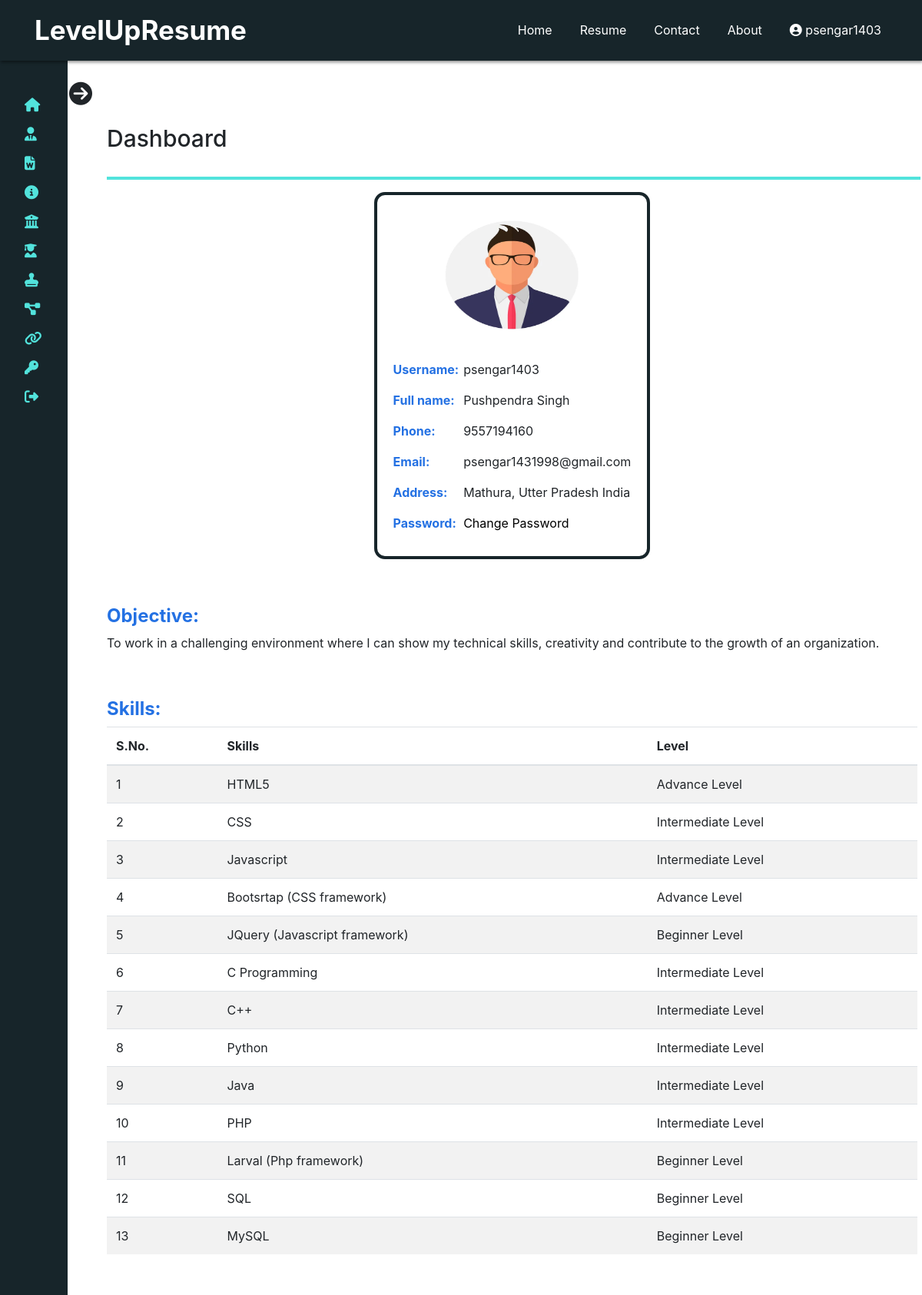
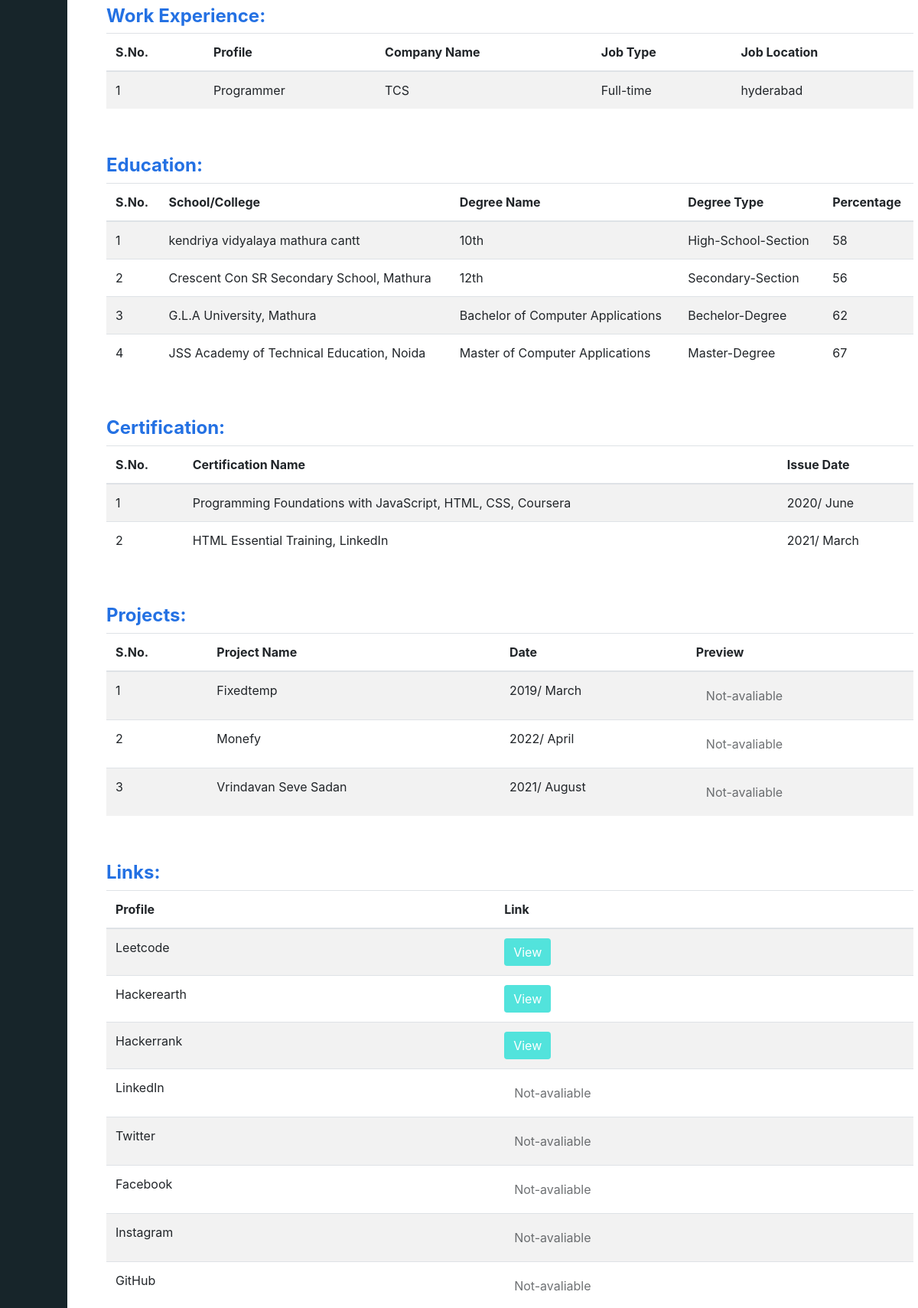
/user/index.php (signed in, upper part), run on the app's committed database (2 pictures, top to bottom).
### tables this page shows
CREATE TABLE `userpersonaldetails` (
  `sno` int(11) NOT NULL,
  `userimage` longblob NOT NULL,
  `username` varchar(100) NOT NULL,
  `fullname` varchar(100) NOT NULL,
  `phone` varchar(12) NOT NULL,
  `email` varchar(100) NOT NULL,
  `location` varchar(100) NOT NULL,
  `country` varchar(100) NOT NULL,
  `objective` text NOT NULL,
  `userpassword` varchar(100) NOT NULL
);

CREATE TABLE `skills` (
  `sno` int(11) NOT NULL,
  `skillname` varchar(50) NOT NULL,
  `skilllevel` varchar(20) NOT NULL,
  `userid` int(11) NOT NULL
);

CREATE TABLE `workexperience` (
  `sno` int(11) NOT NULL,
  `companyname` varchar(255) NOT NULL,
  `jobtitle` varchar(255) NOT NULL,
  `employeetype` varchar(50) NOT NULL,
  `joblocation` varchar(255) NOT NULL,
  `startmonth` varchar(50) NOT NULL,
  `startyear` varchar(50) NOT NULL,
  `endmonth` varchar(50) DEFAULT NULL,
  `endyear` varchar(50) DEFAULT NULL,
  `currentlyworkhere` varchar(10) NOT NULL DEFAULT 'no',
  `description` text DEFAULT NULL,
  `userid` int(11) NOT NULL
);

CREATE TABLE `education` (
  `sno` int(11) NOT NULL,
  `schoolname` varchar(255) NOT NULL,
  `degreetype` varchar(50) NOT NULL,
  `degreename` varchar(255) NOT NULL,
  `startyear` varchar(50) NOT NULL,
  `startmonth` varchar(50) NOT NULL,
  `endyear` varchar(50) NOT NULL,
  `endmonth` varchar(50) NOT NULL,
  `persent` int(11) NOT NULL,
  `userid` int(11) NOT NULL
);

CREATE TABLE `certificates` (
  `sno` int(11) NOT NULL,
  `certificatename` varchar(255) NOT NULL,
  `certificateissuedateyear` varchar(255) NOT NULL,
  `certificateissuedatemonth` varchar(255) NOT NULL,
  `certificateurl` text NOT NULL,
  `userid` int(11) NOT NULL
);

CREATE TABLE `project` (
  `sno` int(11) NOT NULL,
  `projectname` varchar(255) NOT NULL,
  `projecttype` varchar(255) NOT NULL,
  `projectcompleteyear` varchar(255) NOT NULL,
  `projectcompletemonth` varchar(255) NOT NULL,
  `projectdiscp` varchar(255) NOT NULL,
  `projecturl` varchar(255) NOT NULL,
  `userid` int(11) NOT NULL
);

### user/index.php (the view, shortened to what the rows shown need)
<?php
include '../dbconnection.php';
$userid = $_SESSION['user_id'];
?>
<!doctype html>
<html lang="en">
<head>
    <link rel="stylesheet" href="https://cdn.jsdelivr.net/npm/bootstrap@4.5.3/dist/css/bootstrap.min.css"
>
    <link rel="stylesheet" href="css/UserStyle.css">
    <link rel="stylesheet" href="css/mediaqueries.css">
</head>
<body>
    <div class="main-containt deshboard">
        <div class="container">
            <h1>Dashboard</h1>
            <?php
            $basicsql = "SELECT * FROM `userpersonaldetails` WHERE sno =" . $userid;
            $result1 = mysqli_query($conn, $basicsql);
            $row1 = mysqli_fetch_array($result1);
            ?>
            <div class="deshboard-first">
                <div class="row personal-details">
                    <div class="md-col-12 m-auto">
                        <table style="margin-top: 20px;">
                            <tbody>
                                <tr>
                                    <td>
                                        <p><?php echo $row1['username']; ?></p>
                                    </td>
                                </tr>
                                <tr>
                                    <td>
                                        <p><?php echo $row1['fullname']; ?></p>
                                    </td>
                                </tr>
                                <tr>
                                    <td>
                                        <p><?php echo $row1['phone']; ?></p>
                                    </td>
                                </tr>
                                <tr>
                                    <td>
                                        <p><?php echo $row1['email']; ?></p>
                                    </td>
                                </tr>
                                <tr>
                                    <td>
                                        <p><?php echo $row1['location'] ." ".$row1['country']; ?></p>
                                    </td>
                                </tr>
                            </tbody>
                        </table>
                    </div>
                </div>
            </div>
            <div class="userIntro">
                <h4>Objective:</h4>
                <p><?php echo $row1['objective']; ?></p>
            </div>
            <div class="userSkills">
                <?php
                $skillsql = "SELECT * FROM `skills` WHERE userid =" . $userid;
                $result2 = mysqli_query($conn, $skillsql);
                ?>
                <table class="table table-striped">
                    <thead>
                        <tr>
                            <th scope="col">S.No.</th>
                            <th scope="col">Skills</th>
                            <th scope="col">Level</th>
                        </tr>
                    </thead>
                    <tbody>
                        <?php
                        $count1 = 0;
                        while ($row2 = mysqli_fetch_array($result2)) {
                            $count1 = $count1 + 1;
                        ?>
                        <tr>
                            <td><?php echo $count1; ?></td>
                            <td><?php echo $row2['skillname']; ?></td>
                            <td><?php echo $row2['skilllevel']; ?></td>
                        </tr>
                        <?php
                        } ?>
                    </tbody>
                </table>
            </div>
            <div class="userExperience">
                <?php
                $exprisql = "SELECT * FROM `workexperience` WHERE userid =" . $userid;
                $result3 = mysqli_query($conn, $exprisql);
                ?>
                <table class="table table-striped">
                    <thead>
                        <tr>
                            <th scope="col">S.No.</th>
                            <th scope="col">Profile</th>
                            <th scope="col">Company Name</th>
                            <th scope="col">Job Type</th>
                            <th scope="col">Job Location</th>
                        </tr>
                    </thead>
                    <tbody>
                        <?php
                        $count2 = 0;
                        while ($row3 = mysqli_fetch_array($result3)) {
                            $count2 = $count2 + 1;
                        ?>
                        <tr>
                            <td><?php echo $count2; ?></td>
                            <td><?php echo $row3['jobtitle']; ?></td>
                            <td><?php echo $row3['companyname']; ?></td>
                            <td><?php echo $row3['employeetype']; ?></td>
                            <td> <?php echo $row3['joblocation']; ?></td>
                        </tr>
                        <?php
                        } ?>
                    </tbody>
                </table>
            </div>
            <div class="userEducation">
                <?php
                $eduasql = "SELECT * FROM `education` WHERE userid =" . $userid;
                $result4 = mysqli_query($conn, $eduasql);
                ?>
                <table class="table table-striped">
                    <thead>
                        <tr>
                            <th scope="col">S.No.</th>
                            <th scope="col">School/College</th>
                            <th scope="col">Degree Name</th>
                            <th scope="col">Degree Type</th>
                            <th scope="col">Percentage</th>
                        </tr>
                    </thead>
                    <tbody>
                        <?php
                        $count3 = 0;
                        while ($row4 = mysqli_fetch_array($result4)) {
                            $count3 = $count3 + 1;
                        ?>
                        <tr>
                            <td><?php echo $count3; ?></td>
                            <td><?php echo $row4['schoolname']; ?></td>
                            <td><?php echo $row4['degreename']; ?></td>
                            <td><?php echo $row4['degreetype']; ?></td>
                            <td><?php echo $row4['persent']; ?></td>
                        </tr>
                        <?php
                        } ?>
                    </tbody>
                </table>
            </div>
            <div class="userCertification">
                <?php
                $certisql = "SELECT * FROM `certificates` WHERE userid =" . $userid;
                $result5 = mysqli_query($conn, $certisql);
                ?>
                <table class="table table-striped">
                    <thead>
                        <tr>
                            <th scope="col">S.No.</th>
                            <th scope="col">Certification Name</th>
                            <th scope="col">Issue Date</th>
                        </tr>
                    </thead>
                    <tbody>
                        <?php
                        $count4 = 0;
                        while ($row5 = mysqli_fetch_array($result5)) {
                            $count4 = $count4 + 1;
                        ?>
                        <tr>
                            <td><?php echo $count4; ?></td>
                            <td><?php echo $row5['certificatename']; ?></td>
                            <td><?php echo $row5['certificateissuedateyear'] . "/ " . $row5['certificateissuedatemonth']; ?></td>
                        </tr>
                        <?php
                        } ?>
                    </tbody>
                </table>
            </div>
            <div class="userProject">
                <?php
                $projsql = "SELECT * FROM `project` WHERE userid =" . $userid;
                $result6 = mysqli_query($conn, $projsql);
                ?>
                <table class="table table-striped">
                    <thead>
                        <tr>
                            <th scope="col">S.No.</th>
                            <th scope="col">Project Name</th>
                            <th scope="col">Date</th>
                            <th scope="col">Preview</th>
                        </tr>
                    </thead>
                    <tbody>
                        <?php
                        $count5 = 0;
                        while ($row6 = mysqli_fetch_array($result6)) {
                            $count5 = $count5 + 1;
                        ?>
                        <tr>
                            <td><?php echo $count5; ?></td>
                            <td><?php echo $row6['projectname']; ?></td>
                            <td><?php echo $row6['projectcompleteyear'] . "/ " . $row6['projectcompletemonth']; ?></td>
                            <td>
                                <?php
                            if ($row6['projecturl']) {
                                echo '<a href="' . $row6['projecturl'] . '" class="btn btn-primary btn-background-colour" target="_blank">View</a>';
                            } else {
                                echo '<button disabled="disabled" class="btn btn-dange">Not-avaliable</button>';
                            }
                                ?>
                            </td>
                        </tr>
                        <?php
                        } ?>
                    </tbody>
                </table>
            </div>
            <div class="userLinks">
                <table class="table table-striped">
                    <thead>
                        <tr>
                            <th scope="col">Profile</th>
                            <th scope="col">Link</th>
                        </tr>
                    </thead>
                </table>
            </div>
        </div>
    </div>
</body>
</html>

### data on the page
userpersonaldetails: username "psengar1403", fullname "Pushpendra Singh", phone "9557194160", email "psengar1431998@gmail.com", location "Mathura, Utter Pradesh", country "India", objective "To work in a challenging environment where I can show my technical skills, creativity and contribute to the growth of an organization."
skills: skillname "HTML5", skilllevel "Advance Level"
skills: skillname "CSS", skilllevel "Intermediate Level"
skills: skillname "Javascript", skilllevel "Intermediate Level"
skills: skillname "Bootsrtap (CSS framework)", skilllevel "Advance Level"
skills: skillname "JQuery (Javascript framework)", skilllevel "Beginner Level"
skills: skillname "C Programming", skilllevel "Intermediate Level"
skills: skillname "C++", skilllevel "Intermediate Level"
skills: skillname "Python", skilllevel "Intermediate Level"
skills: skillname "Java", skilllevel "Intermediate Level"
skills: skillname "PHP", skilllevel "Intermediate Level"
skills: skillname "Larval (Php framework)", skilllevel "Beginner Level"
skills: skillname "SQL", skilllevel "Beginner Level"
skills: skillname "MySQL", skilllevel "Beginner Level"
workexperience: jobtitle "Programmer", companyname "TCS", employeetype "Full-time", joblocation "hyderabad"
education: schoolname "kendriya vidyalaya mathura cantt", degreename "10th", degreetype "High-School-Section", persent "58"
education: schoolname "Crescent Con SR Secondary School, Mathura", degreename "12th", degreetype "Secondary-Section", persent "56"
education: schoolname "G.L.A University, Mathura", degreename "Bachelor of Computer Applications", degreetype "Bechelor-Degree", persent "62"
education: schoolname "JSS Academy of Technical Education, Noida", degreename "Master of Computer Applications", degreetype "Master-Degree", persent "67"
certificates: certificatename "Programming Foundations with JavaScript, HTML, CSS, Coursera", certificateissuedateyear "2020", certificateissuedatemonth "June"
certificates: certificatename "HTML Essential Training, LinkedIn", certificateissuedateyear "2021", certificateissuedatemonth "March"
project: projectname "Fixedtemp", projectcompleteyear "2019", projectcompletemonth "March", projecturl "Not-avaliable"
project: projectname "Monefy", projectcompleteyear "2022", projectcompletemonth "April", projecturl "Not-avaliable"
project: projectname "Vrindavan Seve Sadan", projectcompleteyear "2021", projectcompletemonth "August", projecturl "Not-avaliable"

### other printed values
$_SESSION['username'] "psengar1403"
